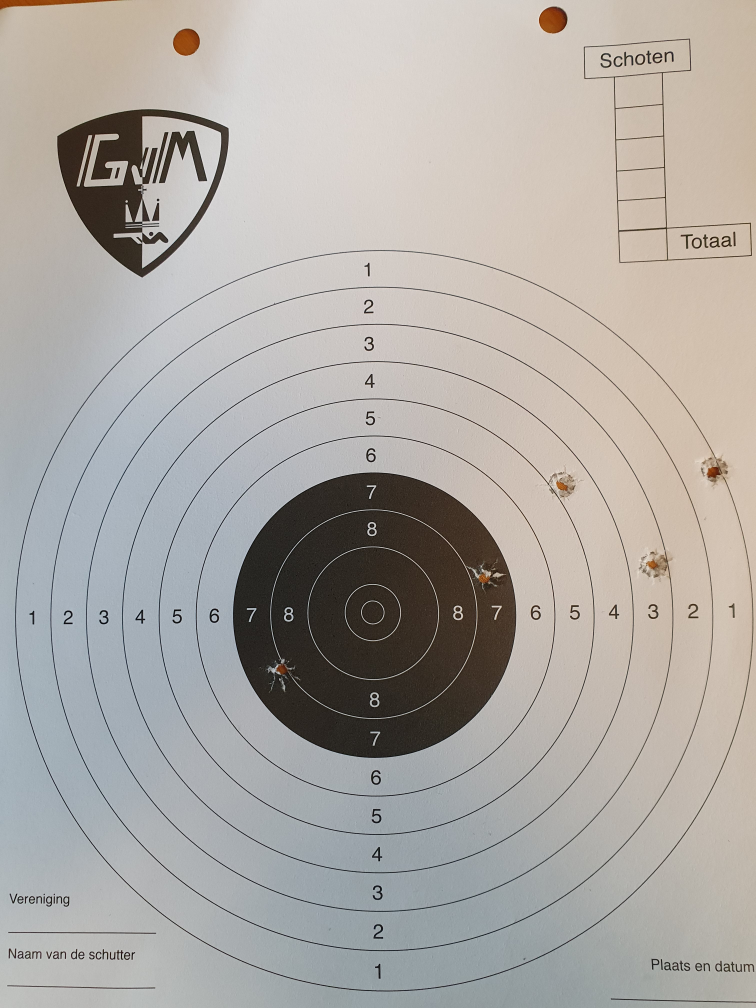
#> input picture targets/sample1.jpg, 3024 x 4032 px (shown at 1/4 size)
$ python recognize_shooting_hole.py
#> lines starting #> are read from the running program, lines starting #| are printed output that depends on the picture
import cv2

img = cv2.resize(cv2.imread('targets/sample1.jpg', 0), (0,0), fx=0.25, fy=0.25)
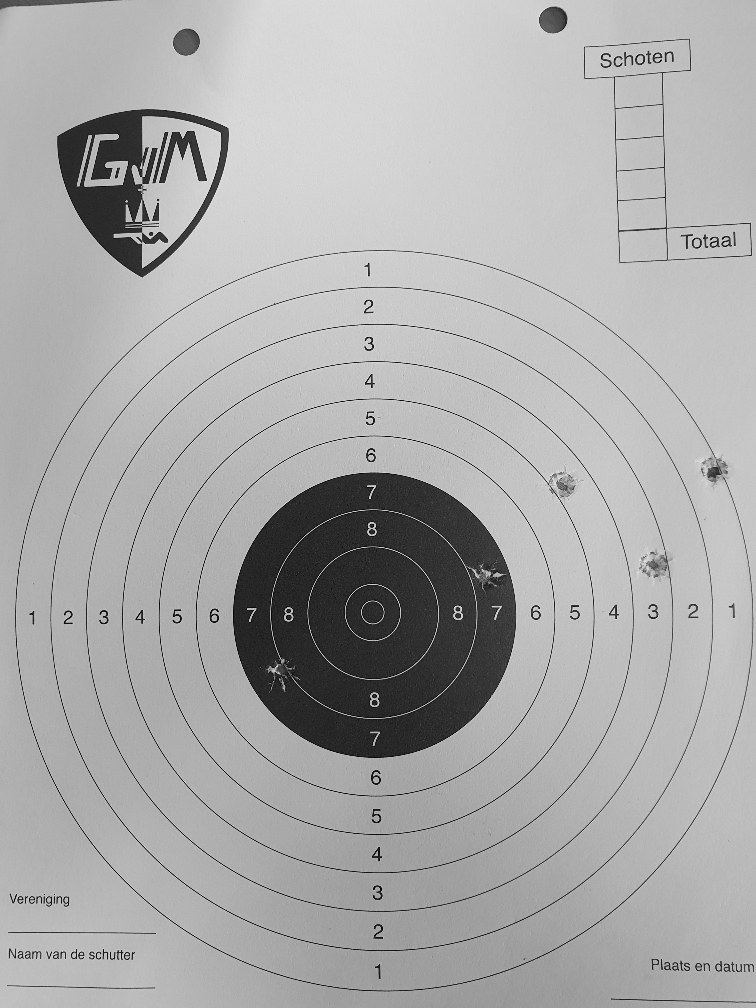
#> img: shape (1008, 756); min 1, max 237, mean 170.6
template = cv2.resize(cv2.imread('assets/bullet_hole.png', 0), (0, 0), fx=0.25, fy=0.25)
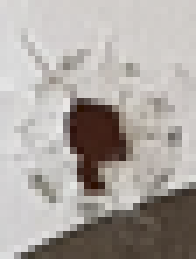
#> input picture assets/bullet_hole.png, 28 x 37 px (shown 7 times larger)
h, w = template.shape
#> h = 9; w = 7

methods = [cv2.TM_CCOEFF, cv2.TM_CCOEFF_NORMED, cv2.TM_CCORR,
            cv2.TM_CCORR_NORMED, cv2.TM_SQDIFF, cv2.TM_SQDIFF_NORMED]

for method in methods:
    img2 = img.copy()

    result = cv2.matchTemplate(img2, template, method)
    min_val, max_val, min_loc, max_loc = cv2.minMaxLoc(result)
    if method in [cv2.TM_SQDIFF, cv2.TM_SQDIFF_NORMED]:
        location = min_loc
    else:
        location = max_loc

    bottom_right = (location[0] + w, location[1] + h)
    cv2.rectangle(img2, location, bottom_right, 255, 5)
    cv2.imshow('Match', img2)
    cv2.waitKey(0)
    cv2.destroyAllWindows()
#> this loop made 6 passes
#> (min_val, max_val, min_loc, location, bottom_right) on passes 1 to 4: (-165581, 163234.9, (172, 141), (169, 128), (176, 137)), (-0.689, 0.761, (172, 140), (701, 230), (708, 239)), (338292.1, 2341362.2, (233, 613), (310, 0), (317, 9)), (0.571, 0.976, (245, 601), (709, 460), (716, 469))
#> (min_val, max_val, max_loc, location, bottom_right) on passes 5 to 6: (98402, 1414926.9, (233, 613), (701, 230), (708, 239)), (0.0509, 1, (550, 7), (701, 230), (708, 239))
#> pass 1, `result = cv2.matchTemplate(img2, template, method)`:
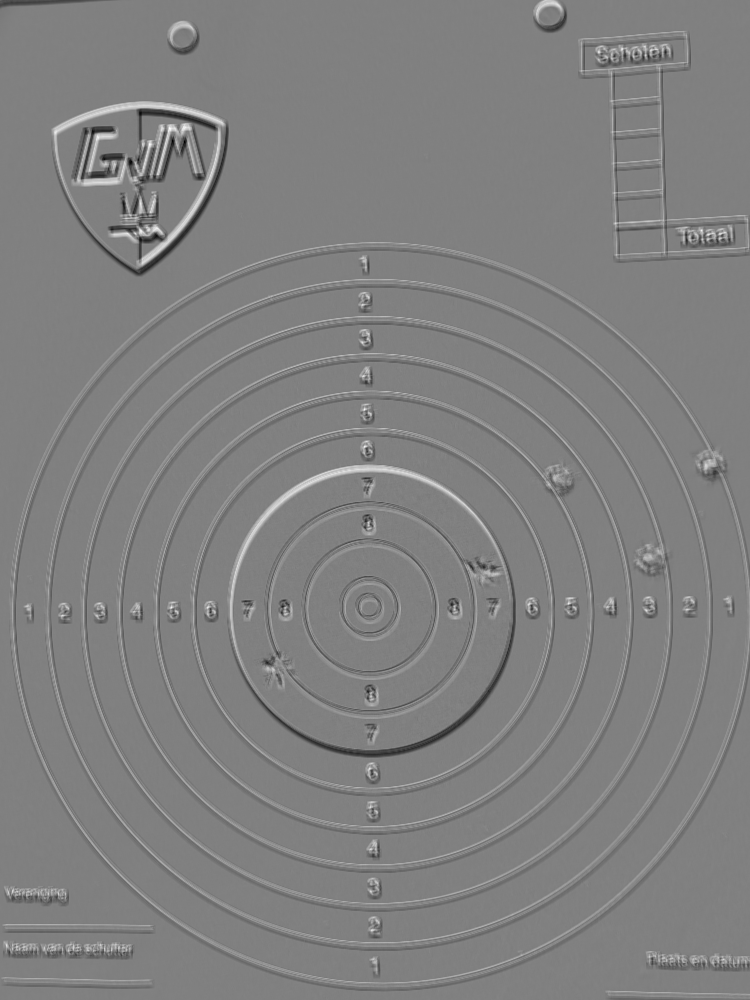
#> result: shape (1000, 750) float32; min -165581, max 163234.9, mean 96.5; drawn with min black and max white
#> pass 2, `result = cv2.matchTemplate(img2, template, method)`:
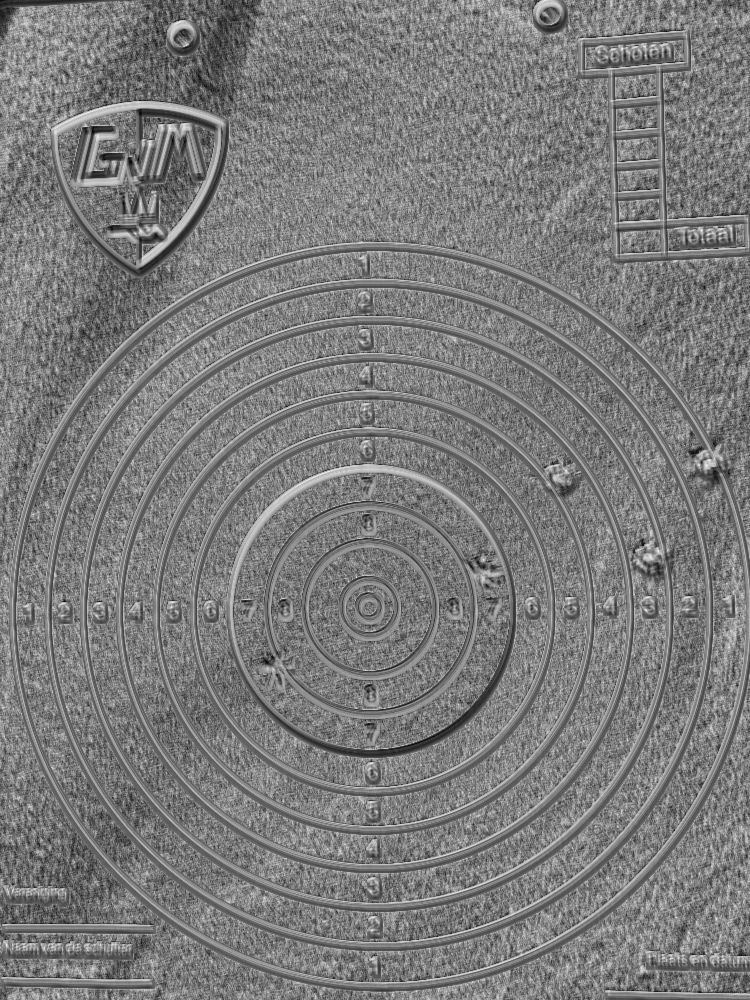
#> result: shape (1000, 750) float32; min -0.689, max 0.761, mean 0.0146; drawn with min black and max white
#> after the loop:
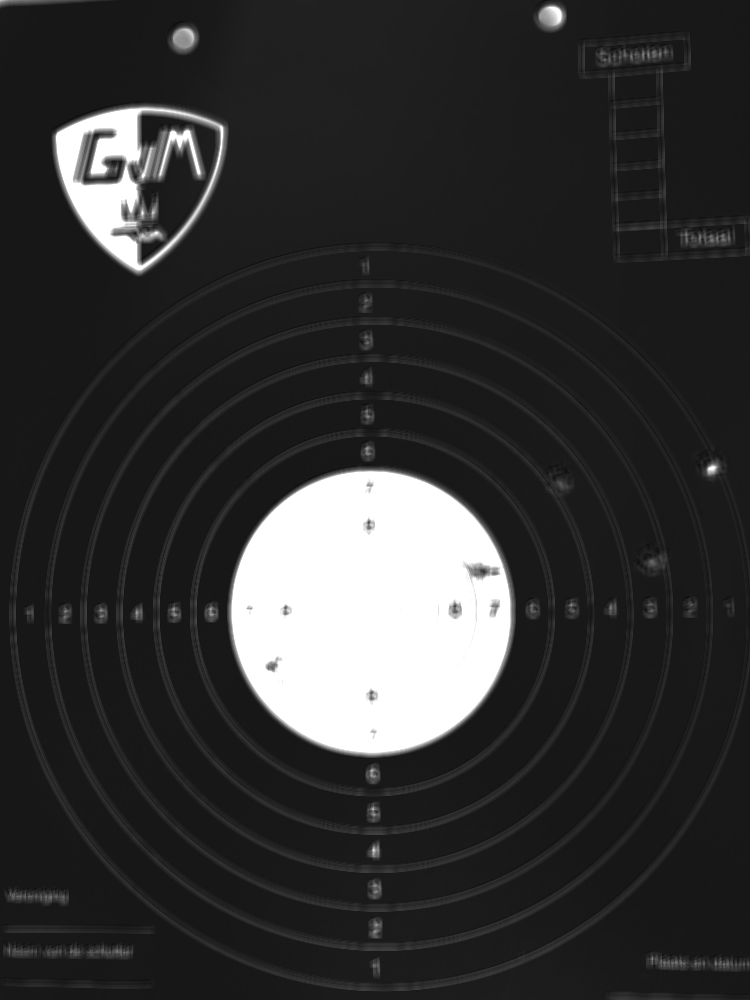
#> result: shape (1000, 750) float32; min 0.0509, max 1, mean 0.199
